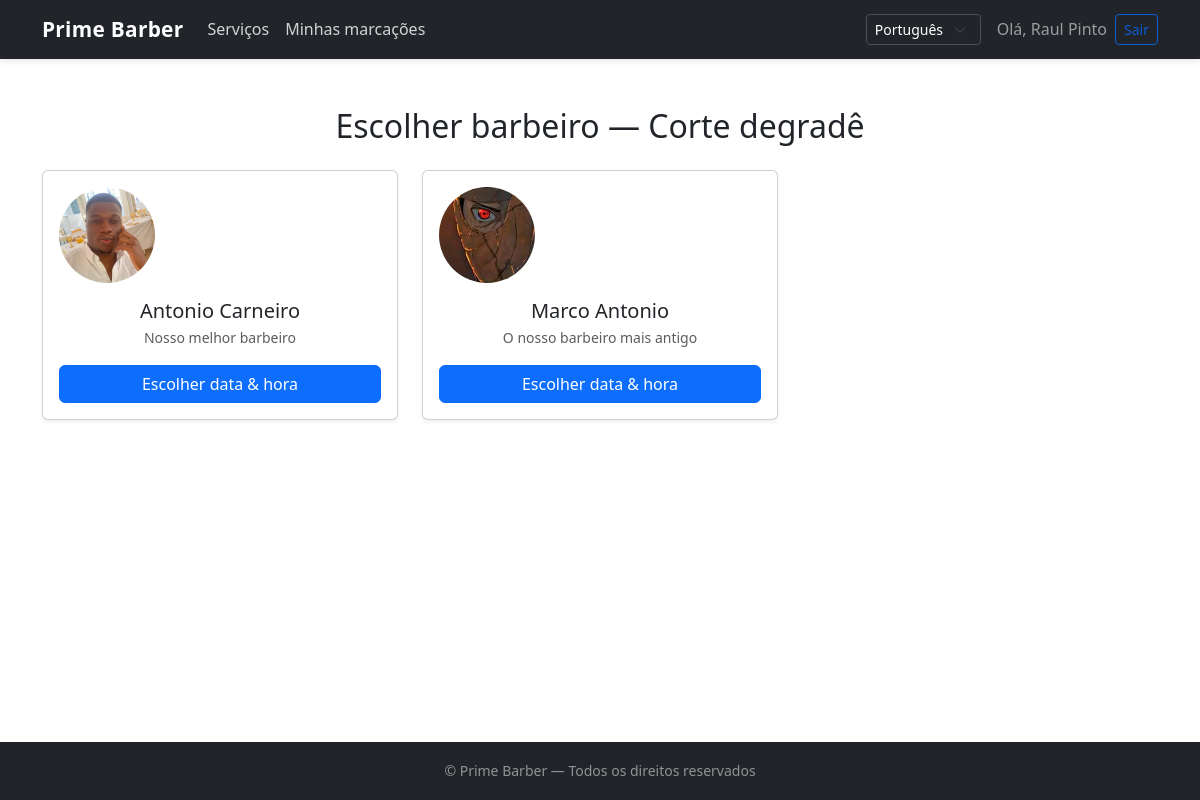
The page /choose-barber/1/ (signed in) on the database its author committed.
### bookings/models.py (models this page shows, shortened)
class Servico(models.Model):
    nome = models.CharField(max_length=100)
    descricao = models.TextField(blank=True)
    duracao_min = models.PositiveIntegerField(help_text="Duração em minutos")
    preco = models.DecimalField(max_digits=6, decimal_places=2)
    image = models.ImageField(upload_to="servicos/", blank=True, null=True)

class Barbeiro(models.Model):
    user = models.OneToOneField(User, on_delete=models.CASCADE)
    bio = models.TextField(blank=True)
    foto = models.ImageField(upload_to="barbeiros/", blank=True, null=True)
    ativo = models.BooleanField(default=True)

### bookings/views.py (the view)
# urls.py: path("choose-barber/<int:servico_id>/", views.choose_barber, name="choose_barber"),
@login_required
def choose_barber(request, servico_id: int):
    servico = get_object_or_404(Servico, pk=servico_id)
    barbeiros = Barbeiro.objects.all().order_by(
        "user__first_name", "user__last_name", "user__username"
    )
    ctx = {"servico": servico, "barbeiros": barbeiros}
    return render(request, "booking_wizard/choose_barber.html", ctx)

### templates/booking_wizard/choose_barber.html (shortened to what this page needs)
{% extends 'base.html' %}
{% load i18n %}
{% block content %}
<div class="container my-5">
  <h2 class="mb-4 text-center">
  </h2>
  <div class="row">
    {% for b in barbeiros %}
      <div class="col-md-4 mb-4">
        <div class="card h-100 shadow-sm text-center p-3">
          {% if b.foto %}
            <img src="{{ b.foto.url }}" class="rounded-circle mb-3"
                 width="96" height="96" style="object-fit:cover;">
          {% endif %}
          <h5 class="mb-1">{{ b.user.get_full_name|default:b.user.username }}</h5>
          {% if b.bio %}
            <p class="text-muted small">{{ b.bio }}</p>
          {% endif %}
          <a class="btn btn-primary"
             href="{% url 'bookings:choose_datetime' servico.id b.id %}">
            {% trans "Escolher data & hora" %}
          </a>
        </div>
      </div>
    {% empty %}
      <p class="text-center">{% trans "Nenhum barbeiro disponível." %}</p>
    {% endfor %}
  </div>
</div>
{% endblock %}

### templates/base.html (shortened to what this page needs)
{% load static i18n %}
<!DOCTYPE html>
<html lang="{{ LANGUAGE_CODE }}">
  <head>
    <link
      href="https://cdn.jsdelivr.net/npm/bootstrap@5.3.3/dist/css/bootstrap.min.css"
      rel="stylesheet"
    >
    <link rel="stylesheet" href="{% static 'barbershop/css/style.css' %}">
  </head>
  <body class="d-flex flex-column min-vh-100 bg-body">
    <nav class="navbar navbar-expand-lg navbar-dark bg-dark">
      <div class="container">
            {% if not request.user.barbeiro %}
        <a class="navbar-brand fw-bold" href="{% url 'bookings:index' %}">
          Prime Barber
        </a>
           {% endif %}
        <div class="collapse navbar-collapse" id="mainNavbar">
        <ul class="navbar-nav me-auto mb-2 mb-lg-0">
    {% if user.is_authenticated %}
        {% if not user.barbeiro %}
            <li class="nav-item">
                <a class="nav-link" href="{% url 'bookings:services_list' %}">
                    {% trans "Serviços" %}
                </a>
            </li>
            <li class="nav-item">
                <a class="nav-link" href="{% url 'bookings:dashboard' %}">
                    {% trans "Minhas marcações" %}
                </a>
            </li>
        {% endif %}
    {% endif %}
</ul>
          <form id="language-form"
      action="{% url 'set_language' %}"
      method="post"
      class="d-flex me-3">
    {% get_current_language as LANGUAGE_CODE %}
    {% get_available_languages as LANGUAGES %}
    <select name="language"
            id="language-select"
            class="form-select form-select-sm">
        {% for lang_code, lang_name in LANGUAGES %}
            <option value="{{ lang_code }}" {% if lang_code == LANGUAGE_CODE %}selected{% endif %}>
                {% if lang_code == 'pt' %}
                    Português
                {% elif lang_code == 'en' %}
                    English
                {% else %}
                    {{ lang_name }}
                {% endif %}
            </option>
        {% endfor %}
    </select>
</form>
          {% if user.is_authenticated %}
{% if user.is_authenticated %}
<span class="navbar-text me-2">
    {% trans "Olá," %} {{ user.first_name|default:user.username }}
</span>
{% endif %}
            <form action="{% url 'accounts:logout' %}" method="post" class="d-inline">
              <button class="btn btn-outline-light btn-sm" type="submit">
                {% trans "Sair" %}
              </button>
            </form>
          {% endif %}
        </div>
      </div>
    </nav>
    <main class="flex-grow-1">
      {% block content %}{% endblock %}
    </main>
    <footer class="bg-dark text-center text-white-50 py-3 mt-4">
      <small>
        © Prime Barber — {% trans "Todos os direitos reservados" %}
      </small>
    </footer>
  </body>
</html>

### static/barbershop/css/style.css (style rules this page uses)
body { font-family: "Poppins", "Segoe UI", Arial, sans-serif; background-color: #f8f9fa; color: #212529; line-height: 1.6; }
a { text-decoration: none; transition: color 0.2s ease, background-color 0.2s ease; }
.navbar { box-shadow: 0 2px 6px rgba(0, 0, 0, 0.1); }
.navbar-brand { font-weight: 700; letter-spacing: 0.3px; font-size: 1.3rem; }
.nav-link { color: rgba(255, 255, 255, 0.8); font-weight: 500; }
select.form-select-sm { background-color: #212529; color: #fff; border: 1px solid #495057; }
select.form-select-sm option { background-color: #fff; color: #000; }
footer { background-color: #0f1f36; color: rgba(255, 255, 255, 0.7); }
.navbar .btn-outline-light { border-color: #0b5ed7; color: #0b5ed7; }

### rows shown on the page
Barbeiro: foto (picture), user.get_full_name "Antonio Carneiro", bio "Nosso melhor barbeiro"
Barbeiro: foto (picture), user.get_full_name "Marco Antonio", bio "O nosso barbeiro mais antigo"

### other values the page prints
{{ user.first_name|default:user.username }} "Raul Pinto"
